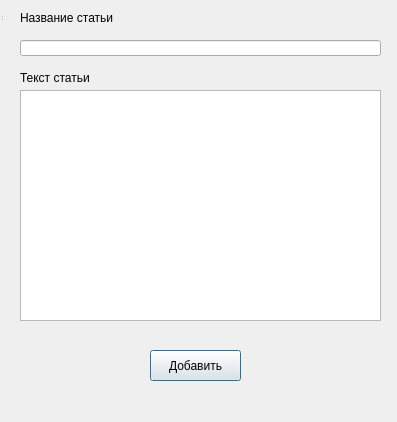
<?xml version="1.0" encoding="UTF-8"?>
<ui version="4.0">
 <class>Articles</class>
 <widget class="QDialog" name="Article">
  <property name="geometry">
   <rect>
    <x>0</x>
    <y>0</y>
    <width>397</width>
    <height>422</height>
   </rect>
  </property>
  <property name="windowTitle">
   <string>MainWindow</string>
  </property>
  <widget class="QWidget" name="centralwidget">
   <widget class="QLineEdit" name="lineEdit">
    <property name="geometry">
     <rect>
      <x>20</x>
      <y>40</y>
      <width>361</width>
      <height>16</height>
     </rect>
    </property>
    <property name="text">
     <string/>
    </property>
   </widget>
   <widget class="QTextEdit" name="textEdit">
    <property name="geometry">
     <rect>
      <x>20</x>
      <y>90</y>
      <width>361</width>
      <height>231</height>
     </rect>
    </property>
   </widget>
   <widget class="QPushButton" name="pushButton">
    <property name="geometry">
     <rect>
      <x>150</x>
      <y>350</y>
      <width>91</width>
      <height>31</height>
     </rect>
    </property>
    <property name="text">
     <string>Добавить</string>
    </property>
   </widget>
   <widget class="QLabel" name="label">
    <property name="geometry">
     <rect>
      <x>20</x>
      <y>10</y>
      <width>101</width>
      <height>16</height>
     </rect>
    </property>
    <property name="text">
     <string>Название статьи</string>
    </property>
   </widget>
   <widget class="QLabel" name="label_2">
    <property name="geometry">
     <rect>
      <x>20</x>
      <y>70</y>
      <width>91</width>
      <height>16</height>
     </rect>
    </property>
    <property name="text">
     <string>Текст статьи</string>
    </property>
   </widget>
  </widget>
  <widget class="QStatusBar" name="statusbar"/>
 </widget>
 <resources/>
 <connections/>
</ui>
